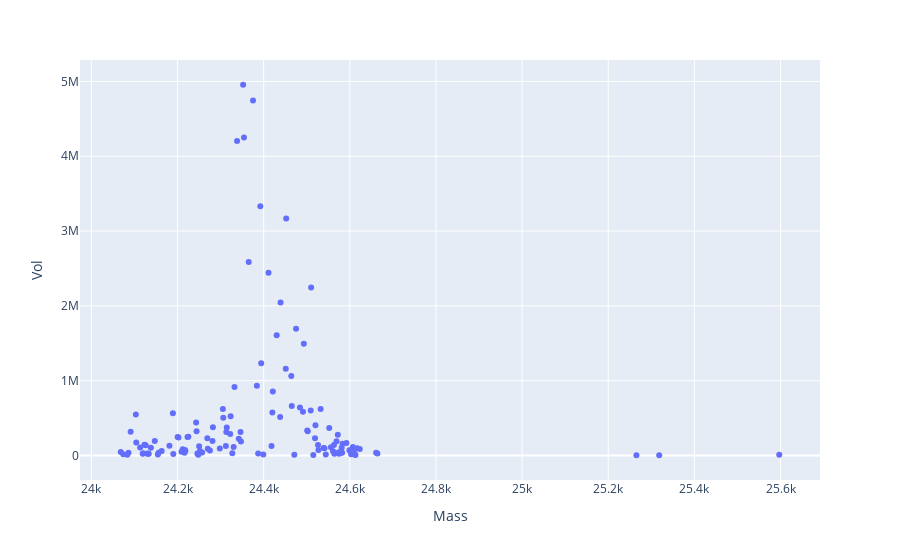
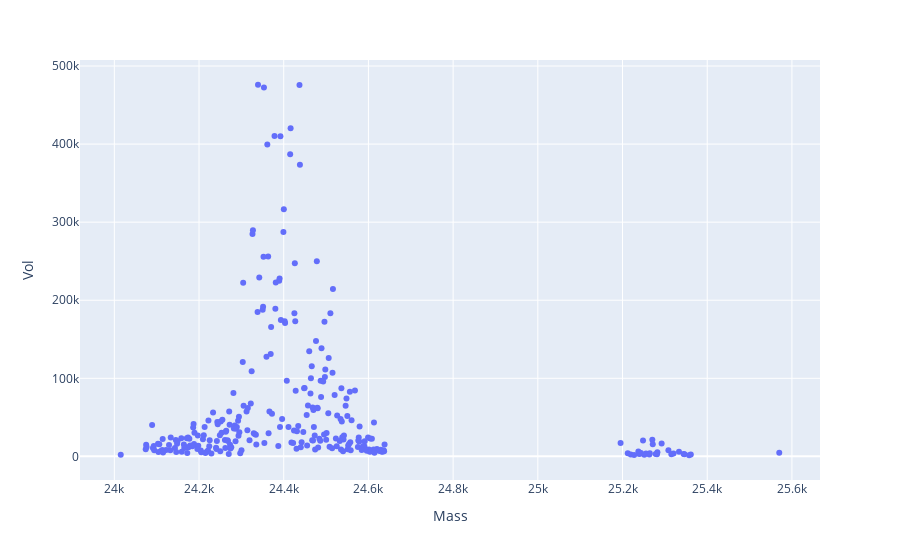

Source (notebook cell) for these figures, in order:
### Code cell
plotly_zone(df[(df.Mass>24000)&(df.Mass<26000)], y='Vol')
plotly_zone(df_alkb[(df_alkb.Mass>24000)&(df_alkb.Mass<26000)], y='Vol')
# plotly_zone(df)
# plotly_zone(df_alkb)
